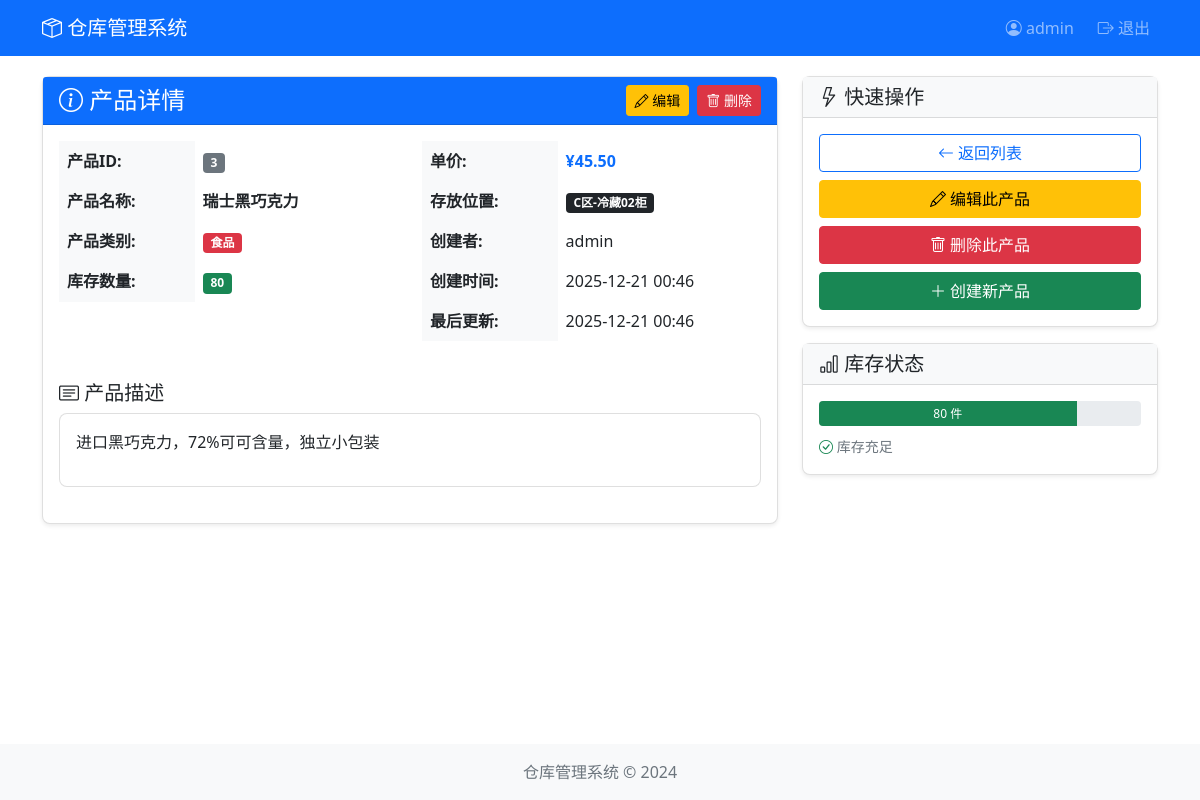
/warehouse/product/3/ (signed in), run on the app's committed database.
### warehouse/models.py (models this page shows, shortened)
class Product(models.Model):
    CATEGORY_CHOICES = [
        ('electronics', '电子产品'),
        ('clothing', '服装'),
        ('food', '食品'),
        ('tools', '工具'),
        ('other', '其他'),
    ]
    name = models.CharField(max_length=200, verbose_name="产品名称")
    description = models.TextField(blank=True, verbose_name="描述")
    category = models.CharField(
        max_length=50,
        choices=CATEGORY_CHOICES,
        default='other',
        verbose_name="类别"
    )
    quantity = models.IntegerField(default=0, verbose_name="库存数量")
    price = models.DecimalField(max_digits=10, decimal_places=2, verbose_name="单价")
    location = models.CharField(max_length=100, verbose_name="存放位置")
    created_by = models.ForeignKey(User, on_delete=models.CASCADE, related_name='products', verbose_name="创建者")
    created_at = models.DateTimeField(auto_now_add=True, verbose_name="创建时间")
    updated_at = models.DateTimeField(auto_now=True, verbose_name="更新时间")
    class Meta:
        verbose_name = "产品"
        verbose_name_plural = "产品"
        permissions = [
            ("can_view_product", "可以查看产品"),
            ("can_add_product", "可以添加产品"),
            ("can_change_product", "可以修改产品"),
            ("can_delete_product", "可以删除产品"),
            ("can_search_product", "可以搜索产品"),
        ]

### warehouse/views.py (the view)
# urls.py: path('product/<int:pk>/', views.product_detail, name='product_detail'),
@login_required
@permission_required('warehouse.can_view_product', raise_exception=True)
def product_detail(request, pk):
    product = get_object_or_404(Product, pk=pk)
    context = {
        'product': product,
        'can_change': request.user.has_perm('warehouse.can_change_product'),
        'can_delete': request.user.has_perm('warehouse.can_delete_product'),
    }
    return render(request, 'warehouse/product_detail.html', context)

### templates/warehouse/product_detail.html (shortened to what this page needs)
{% extends 'base.html' %}
{% block content %}
<div class="row">
    <div class="col-md-8">
        <div class="card shadow-sm">
            <div class="card-header bg-primary text-white d-flex justify-content-between align-items-center">
                <h4 class="mb-0"><i class="bi bi-info-circle"></i> 产品详情</h4>
                <div>
                    {% if can_change %}
                    <a href="{% url 'product_update' product.pk %}" class="btn btn-warning btn-sm me-1">
                        <i class="bi bi-pencil"></i> 编辑
                    </a>
                    {% endif %}
                    {% if can_delete %}
                    <a href="{% url 'product_delete' product.pk %}" class="btn btn-danger btn-sm">
                        <i class="bi bi-trash"></i> 删除
                    </a>
                    {% endif %}
                </div>
            </div>
            <div class="card-body">
                <div class="row">
                    <div class="col-md-6">
                        <table class="table table-borderless">
                            <tr>
                                <th width="40%">产品ID:</th>
                                <td><span class="badge bg-secondary">{{ product.id }}</span></td>
                            </tr>
                            <tr>
                                <th>产品名称:</th>
                                <td><strong>{{ product.name }}</strong></td>
                            </tr>
                            <tr>
                                <th>产品类别:</th>
                                <td>
                                    {% if product.category == "electronics" %}
                                    <span class="badge bg-info">电子产品</span>
                                    {% elif product.category == "clothing" %}
                                    <span class="badge bg-warning">服装</span>
                                    {% elif product.category == "food" %}
                                    <span class="badge bg-danger">食品</span>
                                    {% elif product.category == "tools" %}
                                    <span class="badge bg-success">工具</span>
                                    {% else %}
                                    <span class="badge bg-secondary">其他</span>
                                    {% endif %}
                                </td>
                            </tr>
                            <tr>
                                <th>库存数量:</th>
                                <td>
                                    {% if product.quantity < 10 %}
                                    <span class="badge bg-danger">
                                        {{ product.quantity }} <i class="bi bi-exclamation-triangle"></i> 库存不足
                                    </span>
                                    {% elif product.quantity < 50 %}
                                    <span class="badge bg-warning">{{ product.quantity }}</span>
                                    {% else %}
                                    <span class="badge bg-success">{{ product.quantity }}</span>
                                    {% endif %}
                                </td>
                            </tr>
                        </table>
                    </div>
                    <div class="col-md-6">
                        <table class="table table-borderless">
                            <tr>
                                <th width="40%">单价:</th>
                                <td><strong class="text-primary">¥{{ product.price }}</strong></td>
                            </tr>
                            <tr>
                                <th>存放位置:</th>
                                <td><span class="badge bg-dark">{{ product.location }}</span></td>
                            </tr>
                            <tr>
                                <th>创建者:</th>
                                <td>{{ product.created_by.username }}</td>
                            </tr>
                            <tr>
                                <th>创建时间:</th>
                                <td>{{ product.created_at|date:"Y-m-d H:i" }}</td>
                            </tr>
                            <tr>
                                <th>最后更新:</th>
                                <td>{{ product.updated_at|date:"Y-m-d H:i" }}</td>
                            </tr>
                        </table>
                    </div>
                </div>
                <div class="mt-4">
                    <h5><i class="bi bi-card-text"></i> 产品描述</h5>
                    <div class="card">
                        <div class="card-body">
                            {% if product.description %}
                            {{ product.description|linebreaks }}
                            {% else %}
                            <span class="text-muted">暂无描述</span>
                            {% endif %}
                        </div>
                    </div>
                </div>
            </div>
        </div>
    </div>
    <div class="col-md-4">
        <div class="card shadow-sm mb-3">
            <div class="card-header bg-light">
                <h5 class="mb-0"><i class="bi bi-lightning"></i> 快速操作</h5>
            </div>
            <div class="card-body">
                <div class="d-grid gap-2">
                    <a href="{% url 'product_list' %}" class="btn btn-outline-primary">
                        <i class="bi bi-arrow-left"></i> 返回列表
                    </a>
                    {% if can_change %}
                    <a href="{% url 'product_update' product.pk %}" class="btn btn-warning">
                        <i class="bi bi-pencil"></i> 编辑此产品
                    </a>
                    {% endif %}
                    {% if can_delete %}
                    <a href="{% url 'product_delete' product.pk %}" class="btn btn-danger">
                        <i class="bi bi-trash"></i> 删除此产品
                    </a>
                    {% endif %}
                    {% if perms.warehouse.can_add_product %}
                    <a href="{% url 'product_create' %}" class="btn btn-success">
                        <i class="bi bi-plus-lg"></i> 创建新产品
                    </a>
                    {% endif %}
                </div>
            </div>
        </div>
        <div class="card shadow-sm">
            <div class="card-header bg-light">
                <h5 class="mb-0"><i class="bi bi-bar-chart"></i> 库存状态</h5>
            </div>
            <div class="card-body">
                <div class="progress mb-2" style="height: 25px;">
                    {% if product.quantity > 100 %}
                    <div class="progress-bar bg-success" role="progressbar" style="width: 100%">
                        {{ product.quantity }} 件
                    </div>
                    {% elif product.quantity < 10 %}
                    <div class="progress-bar bg-danger" role="progressbar" style="width: {{ product.quantity }}%">
                        {{ product.quantity }} 件
                    </div>
                    {% elif product.quantity < 50 %}
                    <div class="progress-bar bg-warning" role="progressbar" style="width: {{ product.quantity }}%">
                        {{ product.quantity }} 件
                    </div>
                    {% else %}
                    <div class="progress-bar bg-success" role="progressbar" style="width: {{ product.quantity }}%">
                        {{ product.quantity }} 件
                    </div>
                    {% endif %}
                </div>
                <small class="text-muted">
                    {% if product.quantity < 10 %}
                    <i class="bi bi-exclamation-triangle text-danger"></i> 库存严重不足，请及时补货
                    {% elif product.quantity < 50 %}
                    <i class="bi bi-exclamation-circle text-warning"></i> 库存偏低，建议补货
                    {% else %}
                    <i class="bi bi-check-circle text-success"></i> 库存充足
                    {% endif %}
                </small>
            </div>
        </div>
    </div>
</div>
{% endblock %}

### templates/base.html (shortened to what this page needs)
<!DOCTYPE html>
<html lang="ru">
<head>
    <link href="https://cdn.jsdelivr.net/npm/bootstrap@5.1.3/dist/css/bootstrap.min.css" rel="stylesheet">
    <link rel="stylesheet" href="https://cdn.jsdelivr.net/npm/bootstrap-icons@1.8.1/font/bootstrap-icons.css">
</head>
<body>
    <nav class="navbar navbar-expand-lg navbar-dark bg-primary">
        <div class="container">
            <a class="navbar-brand" href="{% url 'product_list' %}">
                <i class="bi bi-box-seam"></i> 仓库管理系统
            </a>
            <div class="navbar-nav ms-auto">
                {% if user.is_authenticated %}
                    <span class="navbar-text me-3">
                        <i class="bi bi-person-circle"></i> {{ user.username }}
                    </span>
                    <form action="{% url 'logout' %}" method="post" class="logout-form">
                        <button type="submit" class="logout-btn nav-link">
                            <i class="bi bi-box-arrow-right"></i> 退出
                        </button>
                    </form>
                {% else %}
                    <a class="nav-link" href="{% url 'login' %}">
                        <i class="bi bi-box-arrow-in-right"></i> 登录
                    </a>
                {% endif %}
            </div>
        </div>
    </nav>
    <div class="container">
        {% block content %}{% endblock %}
    </div>
    <footer class="fixed-bottom bg-light py-3">
        <div class="container text-center">
            <p class="mb-0 text-muted">仓库管理系统 © 2024</p>
        </div>
    </footer>
</body>
</html>

### templates/base.html (style rules this page uses)
body { padding-bottom: 60px; }
.navbar { margin-bottom: 20px; }
.card { margin-bottom: 20px; border-radius: 8px; }
.table th { background-color: #f8f9fa; }
.logout-form { display: inline; margin: 0; padding: 0; }
.logout-btn { background: none; border: none; color: white; padding: 8px 0; }

### data on the page
Product: id "3", name "瑞士黑巧克力", quantity "80", price "45.50", location "C区-冷藏02柜", created_by.username "admin", created_at "2025-12-21 00:46", updated_at "2025-12-21 00:46", description "进口黑巧克力，72%可可含量，独立小包装"

### other printed values
{{ user.username }} "admin"
